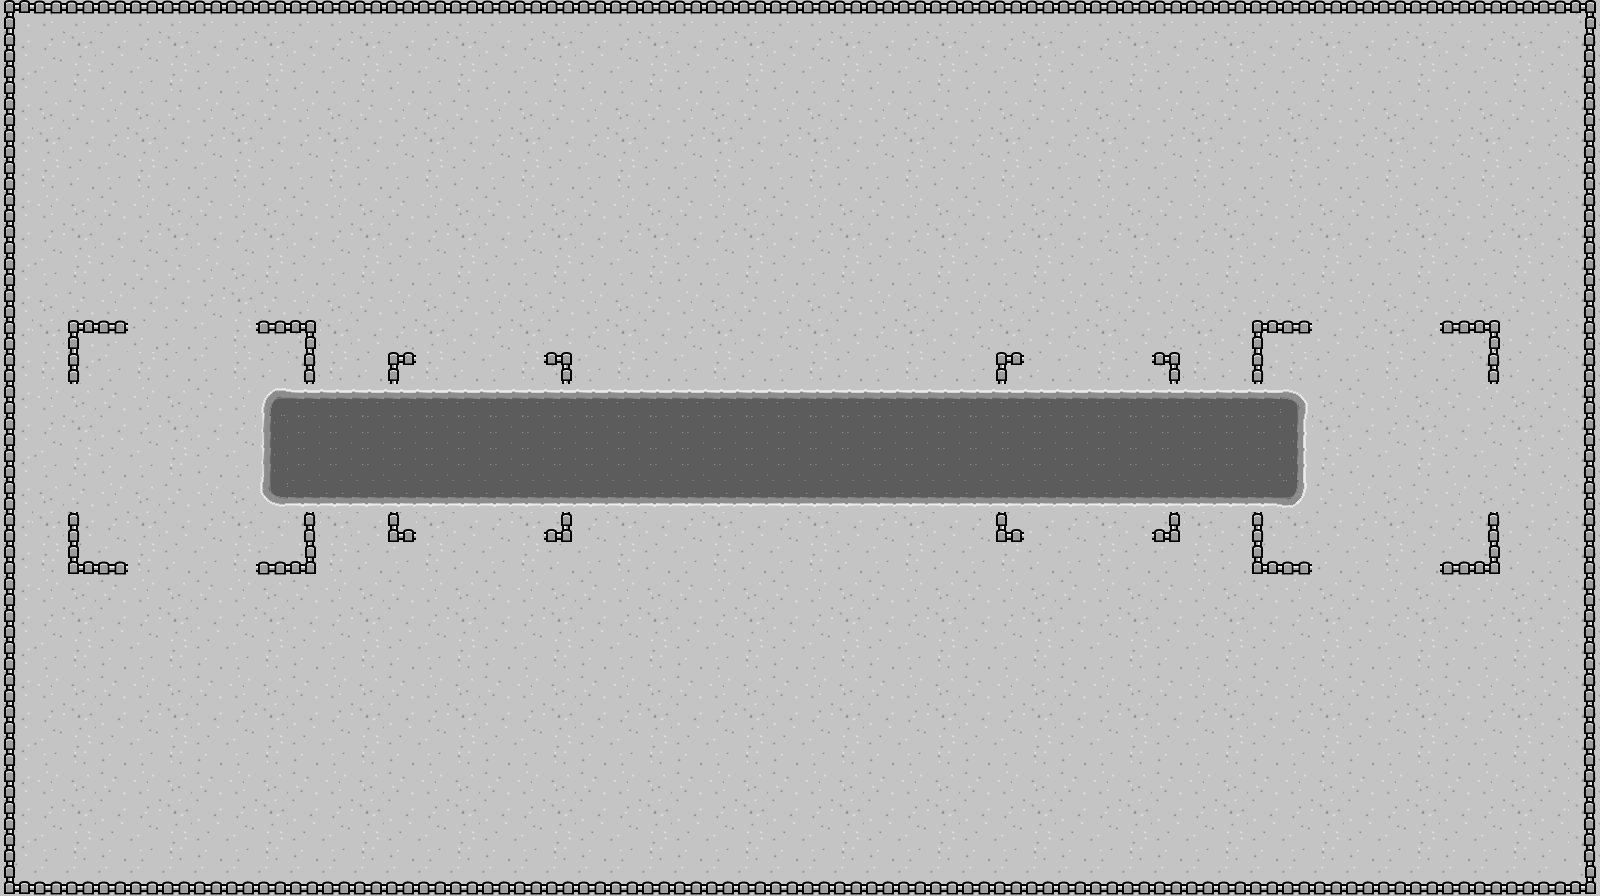

Rendered tile map (Tiled .tmx) drawn with the repository's tilesets; below, a short description and the full map source, tile grids included:
An orthogonal 50x28 tile map with 32x32 px tiles, 2 tile layers (background_layer, block_layer).

<map version="1.2" tiledversion="1.2.3" orientation="orthogonal" renderorder="right-down" width="50" height="28" tilewidth="32" tileheight="32" infinite="0" nextlayerid="3" nextobjectid="1">
 <tileset firstgid="1" name="tiles" tilewidth="32" tileheight="32" tilecount="27" columns="9">
  <image source="../images/tiles/tiles.png" width="288" height="96" />
 </tileset>
 <layer id="1" name="background_layer" width="50" height="28">
  <data encoding="csv">
7,8,9,7,8,9,7,8,9,7,8,9,7,8,9,7,8,9,7,8,9,7,8,9,7,8,9,7,8,9,7,8,9,7,8,9,7,8,9,7,8,9,7,8,9,7,8,9,7,8,
16,17,18,16,17,18,16,17,18,16,17,18,16,17,18,16,17,18,16,17,18,16,17,18,16,17,18,16,17,18,16,17,18,16,17,18,16,17,18,16,17,18,16,17,18,16,17,18,16,17,
25,26,27,25,26,27,25,26,27,25,26,27,25,26,27,25,26,27,25,26,27,25,26,27,25,26,27,25,26,27,25,26,27,25,26,27,25,26,27,25,26,27,25,26,27,25,26,27,25,26,
8,9,7,8,9,7,8,9,7,8,9,7,8,9,7,8,9,7,8,9,7,8,9,7,8,9,7,8,9,7,8,9,7,8,9,7,8,9,7,8,9,7,8,9,7,8,9,7,8,9,
17,18,16,17,18,16,17,18,16,17,18,16,17,18,16,17,18,16,17,18,16,17,18,16,17,18,16,17,18,16,17,18,16,17,18,16,17,18,16,17,18,16,17,18,16,17,18,16,17,18,
26,27,25,26,27,25,26,27,25,26,27,25,26,27,25,26,27,25,26,27,25,26,27,25,26,27,25,26,27,25,26,27,25,26,27,25,26,27,25,26,27,25,26,27,25,26,27,25,26,27,
7,8,9,7,8,9,7,8,9,7,8,9,7,8,9,7,8,9,7,8,9,7,8,9,7,8,9,7,8,9,7,8,9,7,8,9,7,8,9,7,8,9,7,8,9,7,8,9,7,8,
16,17,18,16,17,18,16,17,18,16,17,18,16,17,18,16,17,18,16,17,18,16,17,18,16,17,18,16,17,18,16,17,18,16,17,18,16,17,18,16,17,18,16,17,18,16,17,18,16,17,
25,26,27,25,7,7,8,9,27,25,26,27,25,26,27,25,26,27,25,26,27,25,26,27,25,26,27,25,26,27,25,26,27,25,26,27,25,26,27,25,26,27,25,26,27,25,26,27,25,26,
8,9,7,8,16,16,17,18,7,8,9,7,8,9,7,8,9,7,8,9,7,8,9,7,8,9,7,8,9,7,8,9,7,8,9,7,8,9,7,8,9,7,8,9,7,8,9,7,8,9,
17,18,16,17,25,25,26,27,16,17,18,16,17,18,16,17,18,16,17,18,16,17,18,16,17,18,16,17,18,16,17,18,16,17,18,16,17,18,16,17,18,16,17,18,16,17,18,16,17,18,
26,27,25,26,27,25,26,27,25,26,27,25,26,27,25,26,27,25,26,27,25,26,27,25,26,27,25,26,27,25,26,27,25,26,27,25,26,27,25,26,27,25,26,27,25,26,27,25,26,27,
7,8,9,7,8,9,7,8,4,5,5,5,5,5,5,5,5,5,5,5,5,5,5,5,5,5,5,5,5,5,5,5,5,5,5,5,5,5,5,5,6,9,7,8,9,7,8,9,7,8,
16,17,18,16,17,18,16,17,13,14,14,14,14,14,14,14,14,14,14,14,14,14,14,14,14,14,14,14,14,14,14,14,14,14,14,14,14,14,14,14,15,18,16,17,18,16,17,18,16,17,
25,26,27,25,26,27,25,26,13,14,14,14,14,14,14,14,14,14,14,14,14,14,14,14,14,14,14,14,14,14,14,14,14,14,14,14,14,14,14,14,15,27,25,26,27,25,26,27,25,26,
8,9,7,8,9,7,8,9,22,23,23,23,23,23,23,23,23,23,23,23,23,23,23,23,23,23,23,23,23,23,23,23,23,23,23,23,23,23,23,23,24,7,8,9,7,8,9,7,8,9,
17,18,16,17,18,16,17,18,16,17,18,16,17,18,16,17,18,16,17,18,16,17,18,16,17,18,16,17,18,16,17,18,16,17,18,16,17,18,16,17,18,16,17,18,16,17,18,16,17,18,
26,27,25,26,27,25,26,27,25,26,27,25,26,27,25,26,27,25,26,27,25,26,27,25,26,27,25,26,27,25,26,27,25,26,27,25,26,27,25,26,27,25,26,27,25,26,27,25,26,27,
7,8,9,7,8,9,7,8,9,7,8,9,7,8,9,7,8,9,7,8,9,7,8,9,7,8,9,7,8,9,7,8,9,7,8,9,7,8,9,7,8,9,7,8,9,7,8,9,7,8,
16,17,18,16,17,18,16,17,18,16,17,18,16,17,18,16,17,18,16,17,18,16,17,18,16,17,18,16,17,18,16,17,18,16,17,18,16,17,18,16,17,18,16,17,18,16,17,18,16,17,
25,26,27,25,26,27,25,26,27,25,26,27,25,26,27,25,26,27,25,26,27,25,26,27,25,26,27,25,26,27,25,26,27,25,26,27,25,26,27,25,26,27,25,26,27,25,26,27,25,26,
7,8,9,7,8,9,7,8,9,7,8,9,7,8,9,7,8,9,7,8,9,7,8,9,7,8,9,7,8,9,7,8,9,7,8,9,7,8,9,7,8,9,7,8,9,7,8,9,7,8,
16,17,18,16,17,18,16,17,18,16,17,18,16,17,18,16,17,18,16,17,18,16,17,18,16,17,18,16,17,18,16,17,18,16,17,18,16,17,18,16,17,18,16,17,18,16,17,18,16,17,
25,26,27,25,26,27,25,26,27,25,26,27,25,26,27,25,26,27,25,26,27,25,26,27,25,26,27,25,26,27,25,26,27,25,26,27,25,26,27,25,26,27,25,26,27,25,26,27,25,26,
7,8,9,7,8,9,7,8,9,7,8,9,7,8,9,7,8,9,7,8,9,7,8,9,7,8,9,7,8,9,7,8,9,7,8,9,7,8,9,7,8,9,7,8,9,7,8,9,7,8,
16,17,18,16,17,18,16,17,18,16,17,18,16,17,18,16,17,18,16,17,18,16,17,18,16,17,18,16,17,18,16,17,18,16,17,18,16,17,18,16,17,18,16,17,18,16,17,18,16,17,
25,26,27,25,26,27,25,26,27,25,26,27,25,26,27,25,26,27,25,26,27,25,26,27,25,26,27,25,26,27,25,26,27,25,26,27,25,26,27,25,26,27,25,26,27,25,26,27,25,26,
17,18,16,17,18,16,17,18,16,17,18,16,17,18,16,17,18,16,17,18,16,17,18,16,17,18,16,17,18,16,17,18,16,17,18,16,17,18,16,17,18,16,17,18,16,17,18,16,17,18
</data>
 </layer>
 <layer id="2" name="block_layer" width="50" height="28">
  <data encoding="csv">
1,2,2,2,2,2,2,2,2,2,2,2,2,2,2,2,2,2,2,2,2,2,2,2,2,2,2,2,2,2,2,2,2,2,2,2,2,2,2,2,2,2,2,2,2,2,2,2,2,3,
10,0,0,0,0,0,0,0,0,0,0,0,0,0,0,0,0,0,0,0,0,0,0,0,0,0,0,0,0,0,0,0,0,0,0,0,0,0,0,0,0,0,0,0,0,0,0,0,0,12,
10,0,0,0,0,0,0,0,0,0,0,0,0,0,0,0,0,0,0,0,0,0,0,0,0,0,0,0,0,0,0,0,0,0,0,0,0,0,0,0,0,0,0,0,0,0,0,0,0,12,
10,0,0,0,0,0,0,0,0,0,0,0,0,0,0,0,0,0,0,0,0,0,0,0,0,0,0,0,0,0,0,0,0,0,0,0,0,0,0,0,0,0,0,0,0,0,0,0,0,12,
10,0,0,0,0,0,0,0,0,0,0,0,0,0,0,0,0,0,0,0,0,0,0,0,0,0,0,0,0,0,0,0,0,0,0,0,0,0,0,0,0,0,0,0,0,0,0,0,0,12,
10,0,0,0,0,0,0,0,0,0,0,0,0,0,0,0,0,0,0,0,0,0,0,0,0,0,0,0,0,0,0,0,0,0,0,0,0,0,0,0,0,0,0,0,0,0,0,0,0,12,
10,0,0,0,0,0,0,0,0,0,0,0,0,0,0,0,0,0,0,0,0,0,0,0,0,0,0,0,0,0,0,0,0,0,0,0,0,0,0,0,0,0,0,0,0,0,0,0,0,12,
10,0,0,0,0,0,0,0,0,0,0,0,0,0,0,0,0,0,0,0,0,0,0,0,0,0,0,0,0,0,0,0,0,0,0,0,0,0,0,0,0,0,0,0,0,0,0,0,0,12,
10,0,0,0,0,0,0,0,0,0,0,0,0,0,0,0,0,0,0,0,0,0,0,0,0,0,0,0,0,0,0,0,0,0,0,0,0,0,0,0,0,0,0,0,0,0,0,0,0,12,
10,0,0,0,0,0,0,0,0,0,0,0,0,0,0,0,0,0,0,0,0,0,0,0,0,0,0,0,0,0,0,0,0,0,0,0,0,0,0,0,0,0,0,0,0,0,0,0,0,12,
10,0,1,2,0,0,0,0,2,3,0,0,0,0,0,0,0,0,0,0,0,0,0,0,0,0,0,0,0,0,0,0,0,0,0,0,0,0,0,1,2,0,0,0,0,2,3,0,0,12,
10,0,10,0,0,0,0,0,0,12,0,0,1,0,0,0,0,3,0,0,0,0,0,0,0,0,0,0,0,0,0,1,0,0,0,0,3,0,0,10,0,0,0,0,0,0,12,0,0,12,
10,0,0,0,0,0,0,0,0,0,0,0,0,0,0,0,0,0,0,0,0,0,0,0,0,0,0,0,0,0,0,0,0,0,0,0,0,0,0,0,0,0,0,0,0,0,0,0,0,12,
10,0,0,0,0,0,0,0,0,0,0,0,0,0,0,0,0,0,0,0,0,0,0,0,0,0,0,0,0,0,0,0,0,0,0,0,0,0,0,0,0,0,0,0,0,0,0,0,0,12,
10,0,0,0,0,0,0,0,0,0,0,0,0,0,0,0,0,0,0,0,0,0,0,0,0,0,0,0,0,0,0,0,0,0,0,0,0,0,0,0,0,0,0,0,0,0,0,0,0,12,
10,0,0,0,0,0,0,0,0,0,0,0,0,0,0,0,0,0,0,0,0,0,0,0,0,0,0,0,0,0,0,0,0,0,0,0,0,0,0,0,0,0,0,0,0,0,0,0,0,12,
10,0,10,0,0,0,0,0,0,12,0,0,19,0,0,0,0,21,0,0,0,0,0,0,0,0,0,0,0,0,0,19,0,0,0,0,21,0,0,10,0,0,0,0,0,0,12,0,0,12,
10,0,19,20,0,0,0,0,20,21,0,0,0,0,0,0,0,0,0,0,0,0,0,0,0,0,0,0,0,0,0,0,0,0,0,0,0,0,0,19,20,0,0,0,0,20,21,0,0,12,
10,0,0,0,0,0,0,0,0,0,0,0,0,0,0,0,0,0,0,0,0,0,0,0,0,0,0,0,0,0,0,0,0,0,0,0,0,0,0,0,0,0,0,0,0,0,0,0,0,12,
10,0,0,0,0,0,0,0,0,0,0,0,0,0,0,0,0,0,0,0,0,0,0,0,0,0,0,0,0,0,0,0,0,0,0,0,0,0,0,0,0,0,0,0,0,0,0,0,0,12,
10,0,0,0,0,0,0,0,0,0,0,0,0,0,0,0,0,0,0,0,0,0,0,0,0,0,0,0,0,0,0,0,0,0,0,0,0,0,0,0,0,0,0,0,0,0,0,0,0,12,
10,0,0,0,0,0,0,0,0,0,0,0,0,0,0,0,0,0,0,0,0,0,0,0,0,0,0,0,0,0,0,0,0,0,0,0,0,0,0,0,0,0,0,0,0,0,0,0,0,12,
10,0,0,0,0,0,0,0,0,0,0,0,0,0,0,0,0,0,0,0,0,0,0,0,0,0,0,0,0,0,0,0,0,0,0,0,0,0,0,0,0,0,0,0,0,0,0,0,0,12,
10,0,0,0,0,0,0,0,0,0,0,0,0,0,0,0,0,0,0,0,0,0,0,0,0,0,0,0,0,0,0,0,0,0,0,0,0,0,0,0,0,0,0,0,0,0,0,0,0,12,
10,0,0,0,0,0,0,0,0,0,0,0,0,0,0,0,0,0,0,0,0,0,0,0,0,0,0,0,0,0,0,0,0,0,0,0,0,0,0,0,0,0,0,0,0,0,0,0,0,12,
10,0,0,0,0,0,0,0,0,0,0,0,0,0,0,0,0,0,0,0,0,0,0,0,0,0,0,0,0,0,0,0,0,0,0,0,0,0,0,0,0,0,0,0,0,0,0,0,0,12,
10,0,0,0,0,0,0,0,0,0,0,0,0,0,0,0,0,0,0,0,0,0,0,0,0,0,0,0,0,0,0,0,0,0,0,0,0,0,0,0,0,0,0,0,0,0,0,0,0,12,
19,20,20,20,20,20,20,20,20,20,20,20,20,20,20,20,20,20,20,20,20,20,20,20,20,20,20,20,20,20,20,20,20,20,20,20,20,20,20,20,20,20,20,20,20,20,20,20,20,21
</data>
 </layer>
</map>